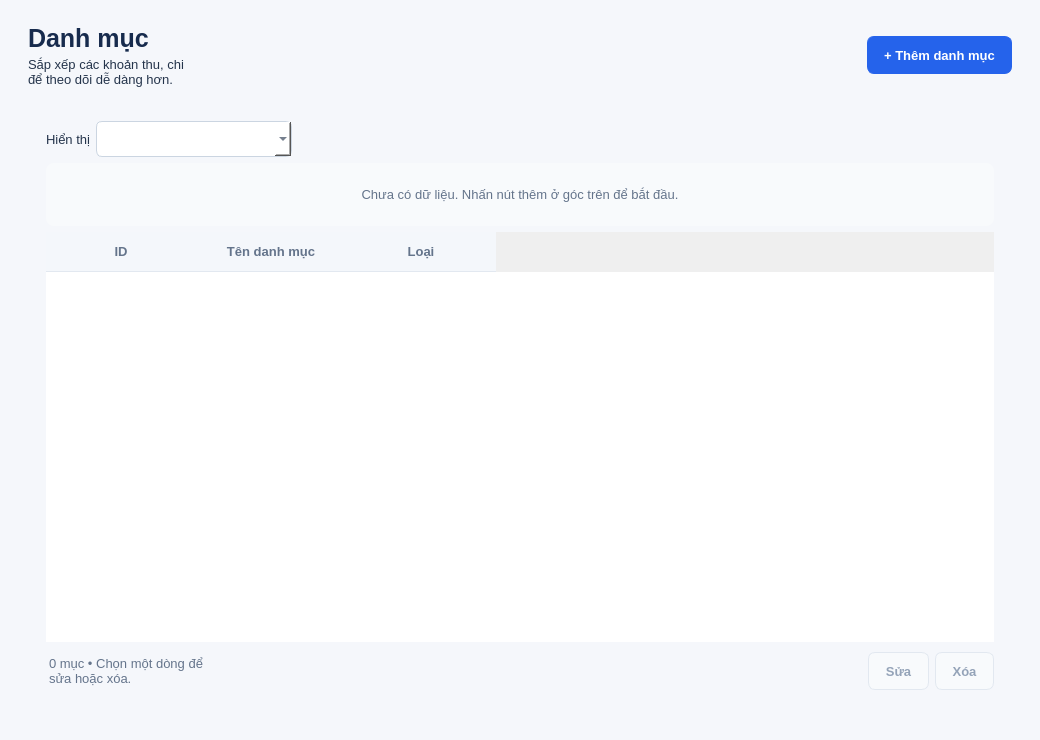
<?xml version="1.0" encoding="utf-8"?>
<ui version="4.0">
 <class>CategoryPage</class>
 <widget class="QWidget" name="CategoryPage">
  <property name="geometry">
   <rect>
    <x>0</x>
    <y>0</y>
    <width>1040</width>
    <height>740</height>
   </rect>
  </property>
  <property name="styleSheet">
   <string>QWidget { color: #24344b; font-family: "Segoe UI"; font-size: 13px; }
QLabel { background: transparent; border: none; }
QLabel[styleRole="muted"], QLabel#dateLabel, QLabel#summaryCaption { color: #64748b; }
QLabel#pageTitle, QLabel#formTitle { font-size: 25px; font-weight: 700; color: #172b4d; }
QLabel[styleRole="section"] { font-size: 15px; font-weight: 600; color: #24344b; }
QLabel#statusLabel { color: #64748b; padding: 8px 0; }
QLabel#emptyLabel { color: #64748b; padding: 24px; background: #f8fafc; border-radius: 8px; }
QLabel#errorLabel, QLabel#messageLabel { color: #b42318; }
QFrame[styleRole="card"] { background: white; border: 1px solid #e2e8f0; border-radius: 12px; }
QPushButton { background: white; color: #334155; border: 1px solid #cbd5e1; border-radius: 7px; padding: 8px 16px; min-height: 20px; font-weight: 600; }
QPushButton:hover { background: #f1f5fb; border-color: #94a3b8; }
QPushButton:pressed { background: #e2e8f0; }
QPushButton:focus { border: 1px solid #2563eb; }
QPushButton:disabled { background: #f8fafc; color: #94a3b8; border-color: #e2e8f0; }
QPushButton#addButton, QPushButton#loginButton, QPushButton:default { background: #2563eb; color: white; border-color: #2563eb; }
QPushButton#addButton:hover, QPushButton#loginButton:hover, QPushButton:default:hover { background: #1d4ed8; border-color: #1d4ed8; }
QPushButton#deleteButton:enabled { color: #b42318; border-color: #f2c6c2; }
QPushButton#deleteButton:enabled:hover { background: #fff1f0; }
QLineEdit, QComboBox, QDateEdit, QDoubleSpinBox, QTextEdit { background: white; border: 1px solid #cbd5e1; border-radius: 6px; padding: 7px 10px; min-height: 20px; selection-background-color: #dbeafe; selection-color: #172b4d; }
QComboBox, QDateEdit, QDoubleSpinBox { padding-right: 22px; }
QLineEdit:focus, QComboBox:focus, QDateEdit:focus, QDoubleSpinBox:focus, QTextEdit:focus { border-color: #2563eb; }
QLineEdit:disabled, QComboBox:disabled, QDoubleSpinBox:disabled { color: #64748b; background: #f1f5f9; }
QCheckBox { spacing: 8px; }
QTableWidget { background: white; alternate-background-color: #f8fafc; border: none; selection-background-color: #e8f0ff; selection-color: #173b79; outline: 0; }
QTableWidget::item { padding: 6px; border-bottom: 1px solid #edf1f6; }
QTableWidget::item:selected { background: #e8f0ff; color: #173b79; }
QHeaderView::section { background: #f4f7fb; color: #64748b; padding: 10px 7px; border: none; border-bottom: 1px solid #e2e8f0; font-weight: 600; }
QTableCornerButton::section { background: #f4f7fb; border: none; }
QProgressBar { background: #e8eef8; border: none; border-radius: 6px; min-height: 22px; text-align: center; color: #173b79; }
QProgressBar::chunk { background: #93b9ff; border-radius: 6px; }
QToolTip { color: #24344b; background: white; border: 1px solid #cbd5e1; padding: 5px; }
QWidget#CategoryPage { background: #f5f7fb; }</string>
  </property>
  <layout class="QVBoxLayout" name="rootLayout">
   <property name="spacing">
    <number>16</number>
   </property>
   <property name="leftMargin">
    <number>28</number>
   </property>
   <property name="topMargin">
    <number>24</number>
   </property>
   <property name="rightMargin">
    <number>28</number>
   </property>
   <property name="bottomMargin">
    <number>28</number>
   </property>
   <item>
    <layout class="QHBoxLayout" name="headerLayout">
     <item>
      <layout class="QVBoxLayout" name="headingLayout">
       <property name="spacing">
        <number>4</number>
       </property>
       <item>
        <widget class="QLabel" name="pageTitle">
         <property name="text">
          <string>Danh mục</string>
         </property>
        </widget>
       </item>
       <item>
        <widget class="QLabel" name="pageSubtitle">
         <property name="styleRole" stdset="0">
          <string>muted</string>
         </property>
         <property name="wordWrap">
          <bool>true</bool>
         </property>
         <property name="text">
          <string>Sắp xếp các khoản thu, chi để theo dõi dễ dàng hơn.</string>
         </property>
        </widget>
       </item>
      </layout>
     </item>
     <item>
      <spacer name="headerSpacer">
       <property name="orientation">
        <enum>Qt::Horizontal</enum>
       </property>
       <property name="sizeHint">
        <size>
         <width>40</width>
         <height>20</height>
        </size>
       </property>
      </spacer>
     </item>
     <item>
      <widget class="QPushButton" name="addButton">
       <property name="text">
        <string>+ Thêm danh mục</string>
       </property>
      </widget>
     </item>
    </layout>
   </item>
   <item>
    <widget class="QFrame" name="card">
     <property name="styleRole" stdset="0">
      <string>card</string>
     </property>
     <layout class="QVBoxLayout" name="cardLayout" stretch="0,0,1,0">
      <property name="leftMargin">
       <number>18</number>
      </property>
      <property name="topMargin">
       <number>18</number>
      </property>
      <property name="rightMargin">
       <number>18</number>
      </property>
      <property name="bottomMargin">
       <number>18</number>
      </property>
      <item>
       <layout class="QHBoxLayout" name="toolsLayout">
        <item>
         <widget class="QLabel" name="filterLabel">
          <property name="text">
           <string>Hiển thị</string>
          </property>
         </widget>
        </item>
        <item>
         <widget class="QComboBox" name="filterCombo">
          <property name="minimumContentsLength">
           <number>16</number>
          </property>
          <property name="accessibleName">
           <string>filterCombo</string>
          </property>
         </widget>
        </item>
        <item>
         <spacer name="actionSpacer">
          <property name="orientation">
           <enum>Qt::Horizontal</enum>
          </property>
          <property name="sizeHint">
           <size>
            <width>40</width>
            <height>20</height>
           </size>
          </property>
         </spacer>
        </item>
       </layout>
      </item>
      <item>
       <widget class="QLabel" name="emptyLabel">
        <property name="alignment">
         <set>Qt::AlignCenter</set>
        </property>
        <property name="styleRole" stdset="0">
         <string>muted</string>
        </property>
        <property name="wordWrap">
         <bool>true</bool>
        </property>
        <property name="text">
         <string>Chưa có dữ liệu. Nhấn nút thêm ở góc trên để bắt đầu.</string>
        </property>
       </widget>
      </item>
      <item>
       <widget class="QTableWidget" name="table">
        <attribute name="horizontalHeaderStretchLastSection">
         <bool>false</bool>
        </attribute>
        <property name="columnMinimumWidths" stdset="0">
         <string>60,260,140</string>
        </property>
        <property name="columnWeights" stdset="0">
         <string>0,3,1</string>
        </property>
        <attribute name="horizontalHeaderHighlightSections">
         <bool>false</bool>
        </attribute>
        <attribute name="verticalHeaderMinimumSectionSize">
         <number>40</number>
        </attribute>
        <attribute name="verticalHeaderDefaultSectionSize">
         <number>44</number>
        </attribute>
        <attribute name="horizontalHeaderDefaultSectionSize">
         <number>150</number>
        </attribute>
        <property name="wordWrap">
         <bool>false</bool>
        </property>
        <property name="alternatingRowColors">
         <bool>false</bool>
        </property>
        <property name="showGrid">
         <bool>false</bool>
        </property>
        <property name="editTriggers">
         <set>QAbstractItemView::NoEditTriggers</set>
        </property>
        <property name="selectionBehavior">
         <enum>QAbstractItemView::SelectRows</enum>
        </property>
        <property name="selectionMode">
         <enum>QAbstractItemView::SingleSelection</enum>
        </property>
        <property name="columnCount">
         <number>3</number>
        </property>
        <attribute name="verticalHeaderVisible">
         <bool>false</bool>
        </attribute>
        <column>
         <property name="text">
          <string>ID</string>
         </property>
        </column>
        <column>
         <property name="text">
          <string>Tên danh mục</string>
         </property>
        </column>
        <column>
         <property name="text">
          <string>Loại</string>
         </property>
        </column>
       </widget>
      </item>
      <item>
       <layout class="QHBoxLayout" name="tableFooter">
        <item>
         <widget class="QLabel" name="statusLabel">
          <property name="styleRole" stdset="0">
           <string>muted</string>
          </property>
          <property name="wordWrap">
           <bool>true</bool>
          </property>
          <property name="text">
           <string>0 mục • Chọn một dòng để sửa hoặc xóa.</string>
          </property>
         </widget>
        </item>
        <item>
         <spacer name="footerSpacer">
          <property name="sizeHint">
           <size>
            <width>20</width>
            <height>20</height>
           </size>
          </property>
          <property name="orientation">
           <enum>Qt::Horizontal</enum>
          </property>
         </spacer>
        </item>
        <item>
         <widget class="QPushButton" name="editButton">
          <property name="toolTip">
           <string>Chọn một dòng trong bảng để thực hiện thao tác.</string>
          </property>
          <property name="enabled">
           <bool>false</bool>
          </property>
          <property name="text">
           <string>Sửa</string>
          </property>
         </widget>
        </item>
        <item>
         <widget class="QPushButton" name="deleteButton">
          <property name="toolTip">
           <string>Chọn một dòng trong bảng để thực hiện thao tác.</string>
          </property>
          <property name="enabled">
           <bool>false</bool>
          </property>
          <property name="text">
           <string>Xóa</string>
          </property>
         </widget>
        </item>
       </layout>
      </item>
     </layout>
    </widget>
   </item>
  </layout>
 </widget>
 <resources />
 <connections />
</ui>
